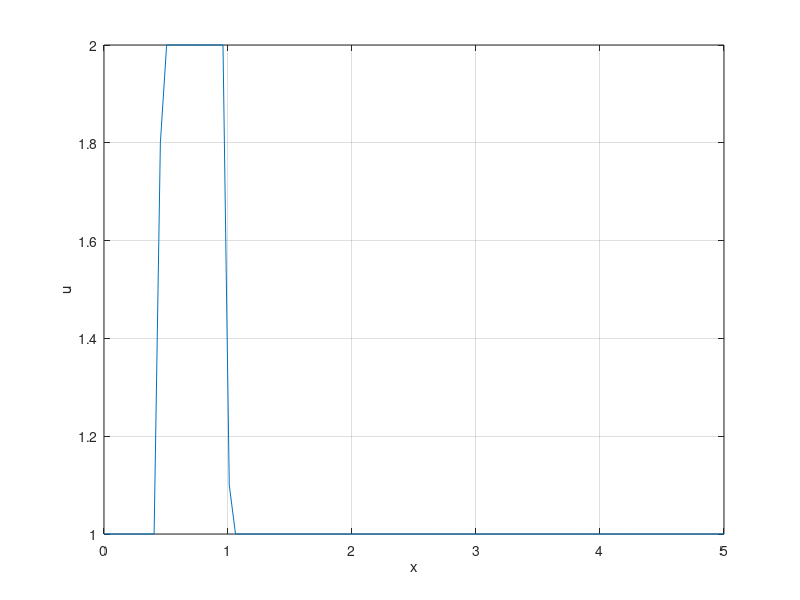

The MATLAB script that drew this image: (Note: this script raises an error after producing the figure.)
%Numerical solution to a PDE for 1D convection
%du/dt + c * du/dx = 0
%u = wave height, t = time, x = x coordinate, c = velocity

clear all;

nx = 100; %Number of x points
x = linspace(0, 5, nx); 
dx = 5./(nx-1); %xmax divided by number of points gives dx
nt = 1000; 
sigma = 0.1;
dt = sigma * dx;
t = linspace(0, dt*nt, nt);
[X, T] = meshgrid(x, t);

%Defining the initial condition for the wave
u = ones(1, nx); 
u(1, 0.5./dx : 1./dx+1) = 2; %Changing all values of u from x = 0.5 to x = 1 to u = 2 instead of 1
l = plot(x, u); axis tight manual; grid on; xlabel('x'); ylabel('u');
u_total = zeros(nt, nx);
u_total(1, :) = u;

%PDE solver - we need to iterate over n (index for t) and i (index for x)
for n=1:1:nt
    
    %This for loop is updating the whole wave function u using the
    %differences formula
    %Start from 2 as we reference the (i-1)th element
    %This whole loop is done nt times to produce the wave function at each
    %time t which we plot each time

    un = u; %Old u
    for i=2:1:nx        
        u(i) = un(i) - un(i) * dt/dx * (un(i) - un(i-1));
    end
    u_total(n, :) = u;
    set(l, 'XData', x, 'YData', u); title('1D Convection, Time: ', t(n))
    pause(0.0001);
end

figure();
a = surface(X, T, u_total); 
set(a, 'LineStyle', 'none');